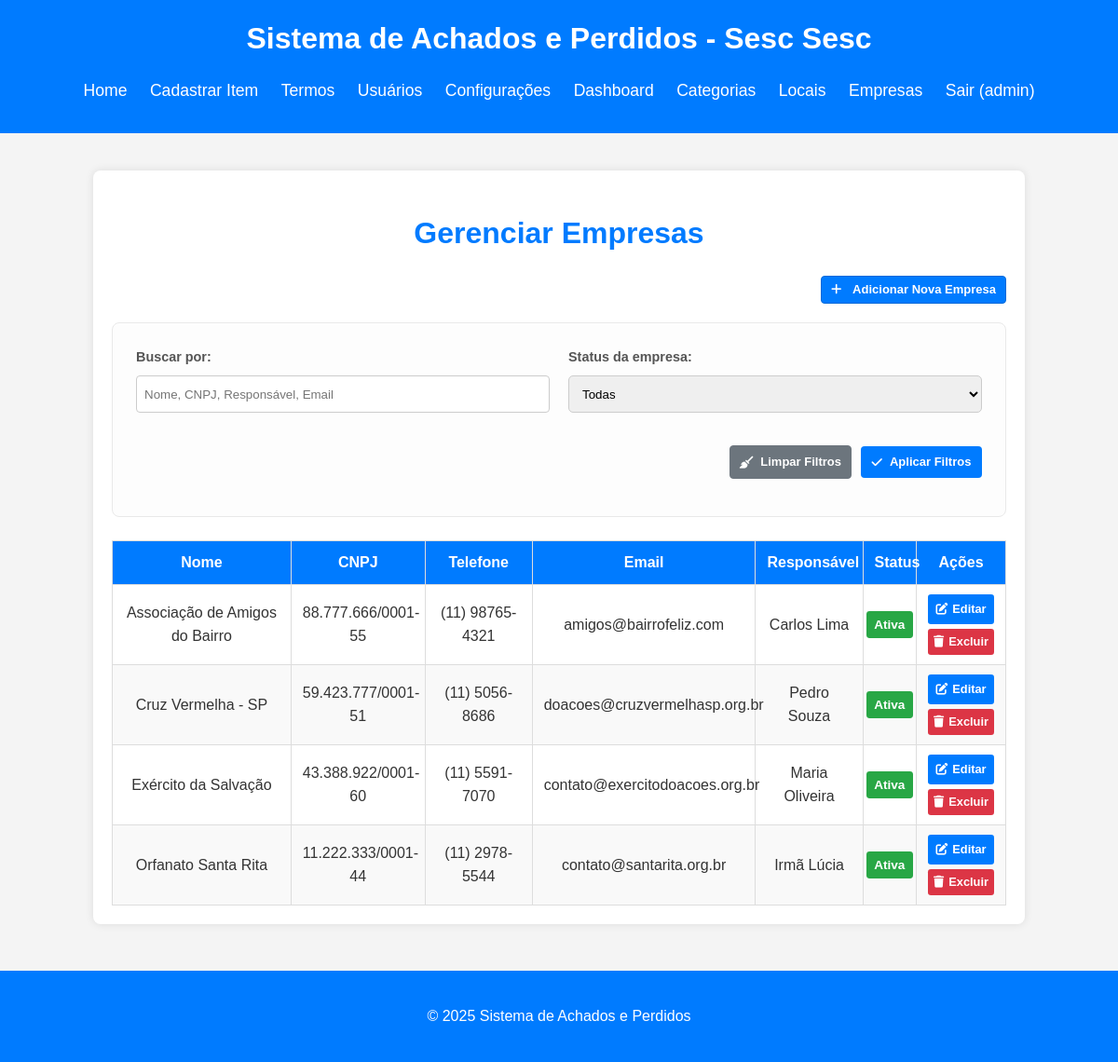
Page /admin/manage_companies_page.php (signed in) on the committed database.
### tables this page shows
CREATE TABLE `settings` (
    `config_id` INT PRIMARY KEY DEFAULT 1,
    `unidade_nome` VARCHAR(255),
    `cnpj` VARCHAR(20),
    `endereco_rua` VARCHAR(255),
    `endereco_numero` VARCHAR(50),
    `endereco_bairro` VARCHAR(100),
    `endereco_cidade` VARCHAR(100),
    `endereco_estado` VARCHAR(50),
    `endereco_cep` VARCHAR(10),
    `last_updated` TIMESTAMP DEFAULT CURRENT_TIMESTAMP ON UPDATE CURRENT_TIMESTAMP,
    CONSTRAINT check_single_row CHECK (config_id = 1)
);

CREATE TABLE `companies` (
    `id` INT AUTO_INCREMENT PRIMARY KEY,
    `name` VARCHAR(255) NOT NULL,
    `cnpj` VARCHAR(20) DEFAULT NULL UNIQUE,
    `ie` VARCHAR(20) DEFAULT NULL,
    `responsible_name` VARCHAR(255) DEFAULT NULL,
    `phone` VARCHAR(20) DEFAULT NULL,
    `address_street` VARCHAR(255) DEFAULT NULL,
    `address_number` VARCHAR(50) DEFAULT NULL,
    `address_complement` VARCHAR(100) DEFAULT NULL,
    `address_neighborhood` VARCHAR(100) DEFAULT NULL,
    `address_city` VARCHAR(100) DEFAULT NULL,
    `address_state` VARCHAR(50) DEFAULT NULL,
    `address_cep` VARCHAR(10) DEFAULT NULL,
    `email` VARCHAR(255) DEFAULT NULL,
    `observations` TEXT DEFAULT NULL,
    `status` ENUM('active', 'inactive') NOT NULL DEFAULT 'active',
    `created_at` TIMESTAMP DEFAULT CURRENT_TIMESTAMP,
    `updated_at` TIMESTAMP DEFAULT CURRENT_TIMESTAMP ON UPDATE CURRENT_TIMESTAMP,
    INDEX `idx_companies_name` (`name`),
    INDEX `idx_companies_cnpj` (`cnpj`),
    INDEX `idx_companies_status` (`status`)
);

### src/auth.php (called while the page is built, shortened)
<?php
function is_logged_in() {
    return isset($_SESSION['user_id']);
}
function is_admin() {
    return isset($_SESSION['user_role']) &&
           ($_SESSION['user_role'] === 'admin' ||
            $_SESSION['user_role'] === 'admin-aprovador' ||
            $_SESSION['user_role'] === 'superAdmin');
}
function is_super_admin() {
    return isset($_SESSION['user_role']) && $_SESSION['user_role'] === 'superAdmin';
}
?>

### src/admin/manage_companies_page.php (the view, shortened to what this page needs)
<?php
require_once '../auth.php';
require_once '../db_connect.php';
$page_title = "Gerenciar Empresas";
$search_term = $_GET['search'] ?? '';
$status_filter = $_GET['status'] ?? 'all';
$sql = "SELECT id, name, cnpj, phone, email, responsible_name, status FROM companies WHERE 1=1";
$sql .= " ORDER BY name ASC";
$stmt = $conn->prepare($sql);
$stmt->execute();
$result = $stmt->get_result();
$companies = [];
if ($result) {
    while ($row = $result->fetch_assoc()) {
        $companies[] = $row;
    }
}
require_once '../templates/header.php';
?>
<div class="container">
    <div class="page-title-container">
        <h1><?php echo $page_title; ?></h1>
    </div>
    <div class="action-button-container">
        <a href="edit_company_page.php" class="button-primary">
            <i class="fa-solid fa-plus"></i>
            <strong>Adicionar Nova Empresa</strong>
        </a>
    </div>
    <div class="form-filters">
        <form action="manage_companies_page.php" method="GET">
            <div class="filter-row">
                <div class="filter-group">
                    <label for="search">Buscar por:</label>
                    <input type="text" id="search" name="search" class="form-control" value="<?php echo htmlspecialchars($search_term); ?>" placeholder="Nome, CNPJ, Responsável, Email">
                </div>
                <div class="filter-group">
                    <label for="status">Status da empresa:</label>
                    <select id="status" name="status" class="form-control">
                        <option value="all" <?php echo ($status_filter === 'all') ? 'selected' : ''; ?>>Todas</option>
                    </select>
                </div>
            </div>
            <div class="filter-buttons">
                <a href="manage_companies_page.php" class="button-filter-clear"><i class="fa-solid fa-broom"></i> Limpar Filtros</a>
                <button type="submit" class="button-filter"><i class="fa-solid fa-check"></i> Aplicar Filtros</button>
            </div>
        </form>
    </div>
    <?php
    if (empty($companies) && empty($search_term) && $status_filter === 'all'):
    ?>
        <p>Nenhuma empresa cadastrada. <a href="edit_company_page.php">Adicionar nova empresa</a>.</p>
    <?php elseif (empty($companies)): ?>
        <p>Nenhuma empresa encontrada com os filtros aplicados.</p>
    <?php else: ?>
        <table class="admin-table">
            <colgroup>
                <col style="width: 20%;"> <col style="width: 15%;"> <col style="width: 12%;"> <col style="width: 25%;"> <col style="width: 12%;"> <col style="width: 6%;">  <col style="width: 10%;"> </colgroup>
            <thead>
                <tr>
                    <th>Nome</th>
                    <th>CNPJ</th>
                    <th>Telefone</th>
                    <th>Email</th>
                    <th>Responsável</th>
                    <th>Status</th>
                    <th>Ações</th>
                </tr>
            </thead>
            <tbody>
                <?php foreach ($companies as $company): ?>
                    <tr>
                        <td><?php echo htmlspecialchars($company['name']); ?></td>
                        <td><?php echo htmlspecialchars($company['cnpj'] ?? 'N/A'); ?></td>
                        <td><?php echo htmlspecialchars($company['phone'] ?? 'N/A'); ?></td>
                        <td><?php echo htmlspecialchars($company['email'] ?? 'N/A'); ?></td>
                        <td><?php echo htmlspecialchars($company['responsible_name'] ?? 'N/A'); ?></td>
                        <td>
                            <div>
                                <span class="status-badge status-<?php echo htmlspecialchars(strtolower($company['status'])); ?>">
                                    <?php echo htmlspecialchars($company['status'] === 'active' ? 'Ativa' : 'Inativa'); ?>
                                </span>
                            </div>
                        </td>
                        <td class="actions-cell">
                            <div class="actions-wrapper">
                                <a href="edit_company_page.php?id=<?php echo $company['id']; ?>" class="button-edit">
                                    <i class="fas fa-edit"></i> Editar
                                </a>
                                <form action="delete_company_handler.php" method="POST" onsubmit="return confirm('Tem certeza que deseja excluir esta empresa? Esta ação não pode ser desfeita.');">
                                    <button type="submit" class="button-delete">
                                        <i class="fas fa-trash"></i> Excluir
                                    </button>
                                </form>
                            </div>
                        </td>
                    </tr>
                <?php endforeach; ?>
            </tbody>
        </table>
    <?php endif; ?>
</div>
<?php require_once '../templates/footer.php'; ?>

### src/templates/header.php (shortened to what this page needs)
<?php
$db_specific_unidade_nome = '';
if (isset($conn) && $conn instanceof mysqli) {
    $stmt_settings = $conn->prepare("SELECT unidade_nome FROM settings WHERE config_id = 1");
    if ($stmt_settings) {
        $stmt_settings->execute();
        $result_settings = $stmt_settings->get_result();
        if ($result_settings->num_rows > 0) {
            $row_settings = $result_settings->fetch_assoc();
            if (!empty(trim($row_settings['unidade_nome'] ?? ''))) {
                $db_specific_unidade_nome = htmlspecialchars(trim($row_settings['unidade_nome'] ?? ''));
            }
        }
    } else {
        error_log("Failed to prepare statement for settings in header: " . $conn->error);
    }
} else {
    error_log("Database connection not available in header.php or not a mysqli object.");
}
$base_site_title = "Sistema de Achados e Perdidos";
$display_h1_title = $base_site_title;
if (!empty($db_specific_unidade_nome)) {
    $suffix = " - Sesc " . $db_specific_unidade_nome;
    $display_h1_title .= $suffix;
}
$is_index_page = basename($_SERVER['PHP_SELF']) == 'index.php';
$h1_with_trigger = str_replace('Achados', '<span id="easter-egg-trigger">Achados</span>', $display_h1_title);
?>
<!DOCTYPE html>
<html lang="pt-br">
<head>
    <link rel="stylesheet" href="/style.css">
    <link href="https://cdn.jsdelivr.net/npm/select2@4.1.0-rc.0/dist/css/select2.min.css" rel="stylesheet" />
    <link rel="stylesheet" href="https://cdnjs.cloudflare.com/ajax/libs/font-awesome/6.5.2/css/all.min.css">
</head>
<body>
    <header>
        <h1><?php echo $h1_with_trigger; ?></h1>
        <nav>
            <ul>
                <?php if (!$is_index_page): ?>
                    <li><a href="/home.php">Home</a></li>
                    <li><a href="/register_item_page.php">Cadastrar Item</a></li>
                    <li><a href="/manage_terms.php">Termos</a></li>
                <?php endif; ?>
                <?php if (is_super_admin()): ?>
                    <li><a href="/admin/manage_users.php">Usuários</a></li>
                    <li><a href="/admin/settings_page.php">Configurações</a></li>
                <?php endif; ?>
                <?php if (is_admin()): ?>
                    <li><a href="/admin/dashboard.php">Dashboard</a></li>
                    <li><a href="/admin/manage_categories.php">Categorias</a></li>
                    <li><a href="/admin/manage_locations.php">Locais</a></li>
                    <li><a href="/admin/manage_companies_page.php">Empresas</a></li>
                <?php endif; ?>
                <?php if (is_logged_in()): ?>
                    <li><a href="/logout_handler.php">Sair (<?php echo htmlspecialchars($_SESSION['username'] ?? 'Usuário'); ?>)</a></li>
                <?php else: ?>
                    <?php if (!$is_index_page): ?>
                        <li><a href="/index.php">Login</a></li>
                    <?php endif; ?>
                <?php endif; ?>
            </ul>
        </nav>
    </header>
    <main>

### src/templates/header.php (style rules this page uses)
header { user-select: none; }
#easter-egg-trigger { cursor: default; }

### src/admin/manage_companies_page.php (style rules this page uses)
.page-title-container h1 { text-align: center; color: #007bff; margin-bottom: 20px; font-size: 2em; }
.action-button-container { display: flex; justify-content: flex-end; margin-bottom: 20px; }
.action-button-container .button-primary i { margin-right: 8px; }
.status-badge { padding: 0.3em 0.6em; border-radius: 0.25em; font-size: 0.85em; font-weight: bold; color: #fff; text-transform: capitalize; }
.status-badge.status-active { background-color: #28a745; }
.admin-table th:nth-child(6) { text-align: center; }
.admin-table td:nth-child(6) > div { display: flex; justify-content: center; align-items: center; }
.admin-table td:nth-child(6) { vertical-align: middle; }
.admin-table .actions-wrapper { display: flex; flex-direction: column; justify-content: center; align-items: center; gap: 5px; }
.admin-table .actions-wrapper > a, .admin-table .actions-wrapper > form { margin: 0; width: 100%; }
.admin-table .actions-wrapper .button-edit, .admin-table .actions-wrapper .button-delete { padding: 0 0.7em !important; font-size: 0.8em !important; font-weight: bold !important; height: 28px !important; min-width: auto !important; border-radius: 0.25em !important; color: white !important; background-color: #007bff !important; border-color: transparent !important; text-decoration: none; cursor: pointer; display: flex; align-items: center; justify-content: center; transition: background-color 0.2s ease-in-out; width: 100%; }
.admin-table .actions-wrapper .button-delete { background-color: #dc3545 !important; }
.admin-table .actions-wrapper .button-edit i, .admin-table .actions-wrapper .button-delete i { margin-right: 5px; }
.form-filters { background-color: #fdfdfd; padding: 25px; border: 1px solid #e9e9e9; border-radius: 8px; margin-bottom: 25px; }
.filter-row { display: flex; flex-wrap: wrap; gap: 20px; margin-bottom: 20px; }
.filter-group { flex: 1; min-width: 220px; }
.filter-group label { display: block; margin-bottom: 8px; font-weight: bold; font-size: 0.9em; color: #555; }
.filter-group .form-control { width: 100%; height: 40px; padding: 0 10px; border: 1px solid #ccc; border-radius: 5px; box-sizing: border-box; }
.filter-buttons { display: flex; justify-content: flex-end; gap: 10px; margin-top: 10px; }
.button-filter, .button-filter-clear { min-width: 150px; padding: 10px; border-radius: 5px; border: 1px solid transparent; cursor: pointer; font-weight: bold; text-decoration: none; font-size: 0.9em; text-align: center; display: inline-flex; justify-content: center; align-items: center; }
.button-filter { background-color: #007bff; color: white; border-color: #007bff; }
.button-filter-clear { background-color: #6c757d; color: white; border-color: #6c757d; }
.filter-buttons i { margin-right: 8px; }

### rows in the picture
settings: unidade_nome "Sistema de Achados e Perdidos - Sesc Sesc"
companies: name "Associação de Amigos do Bairro", cnpj "88.777.666/0001-55", phone "(11) 98765-4321", email "amigos@bairrofeliz.com", responsible_name "Carlos Lima", status "Ativa"
companies: name "Cruz Vermelha - SP", cnpj "59.423.777/0001-51", phone "(11) 5056-8686", email "doacoes@cruzvermelhasp.org.br", responsible_name "Pedro Souza", status "Ativa"
companies: name "Exército da Salvação", cnpj "43.388.922/0001-60", phone "(11) 5591-7070", email "contato@exercitodoacoes.org.br", responsible_name "Maria Oliveira", status "Ativa"
companies: name "Orfanato Santa Rita", cnpj "11.222.333/0001-44", phone "(11) 2978-5544", email "contato@santarita.org.br", responsible_name "Irmã Lúcia", status "Ativa"

### other values in the picture
$_SESSION['username'] "admin"
$page_title "Gerenciar Empresas"
